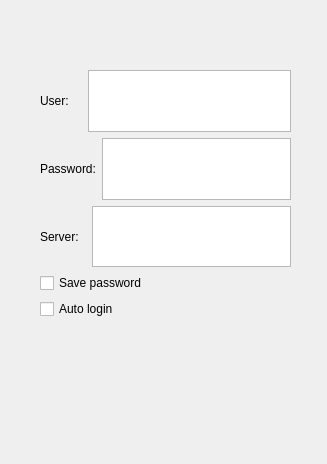
<?xml version="1.0" encoding="UTF-8"?>
<ui version="4.0">
 <class>CDlgLogin</class>
 <widget class="QDialog" name="CDlgLogin">
  <property name="geometry">
   <rect>
    <x>0</x>
    <y>0</y>
    <width>327</width>
    <height>464</height>
   </rect>
  </property>
  <property name="windowTitle">
   <string>Login</string>
  </property>
  <property name="toolTip">
   <string>Login</string>
  </property>
  <property name="statusTip">
   <string>Login</string>
  </property>
  <property name="whatsThis">
   <string>Login</string>
  </property>
  <widget class="QWidget" name="verticalLayoutWidget">
   <property name="geometry">
    <rect>
     <x>40</x>
     <y>70</y>
     <width>251</width>
     <height>249</height>
    </rect>
   </property>
   <layout class="QVBoxLayout" name="verticalLayout">
    <item>
     <layout class="QHBoxLayout" name="horizontalLayout_3">
      <item>
       <widget class="QLabel" name="label_3">
        <property name="text">
         <string>User:    </string>
        </property>
       </widget>
      </item>
      <item>
       <widget class="QTextEdit" name="textEdit_3"/>
      </item>
     </layout>
    </item>
    <item>
     <layout class="QHBoxLayout" name="horizontalLayout_2">
      <item>
       <widget class="QLabel" name="label_2">
        <property name="text">
         <string>Password:</string>
        </property>
       </widget>
      </item>
      <item>
       <widget class="QTextEdit" name="textEdit_2"/>
      </item>
     </layout>
    </item>
    <item>
     <layout class="QHBoxLayout" name="horizontalLayout">
      <item>
       <widget class="QLabel" name="label">
        <property name="text">
         <string>Server:  </string>
        </property>
       </widget>
      </item>
      <item>
       <widget class="QTextEdit" name="textEdit"/>
      </item>
     </layout>
    </item>
    <item>
     <widget class="QCheckBox" name="checkBox">
      <property name="text">
       <string>Save password</string>
      </property>
     </widget>
    </item>
    <item>
     <widget class="QCheckBox" name="checkBox_2">
      <property name="text">
       <string>Auto login</string>
      </property>
     </widget>
    </item>
   </layout>
  </widget>
 </widget>
 <resources/>
 <connections/>
</ui>
